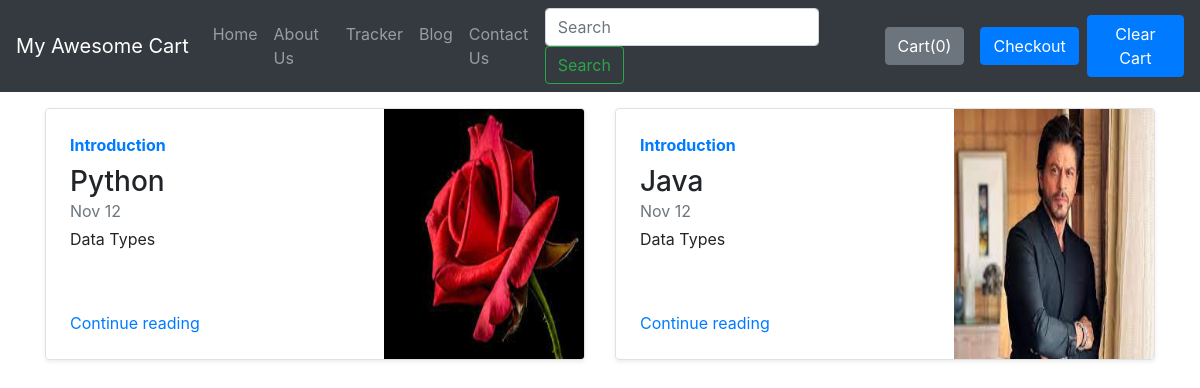
Screenshot of /blog/ with the database file from the repository.
### blog/models.py (models this page shows)
class BlogPost(models.Model):
    post_id=models.AutoField(primary_key=True)
    title=models.CharField(max_length=50)
    head0=models.CharField(max_length=500, default="")
    chead0=models.CharField(max_length=5000, default="")
    head1=models.CharField(max_length=500, default="")
    chead1=models.CharField(max_length=5000, default="")
    head2=models.CharField(max_length=500, default="")
    chead2=models.CharField(max_length=5000, default="")
    pub_date=models.DateField()
    thumbnail=models.ImageField(upload_to='shopee/images', default="")
    def __str__(self):
        return self.title

### blog/views.py (the view)
# urls.py: path('',views.index,name='BlogHome'),
def index(request):
    myposts=BlogPost.objects.all()
    print(myposts)
    return render(request,'blog/index.html',{'myposts':myposts})

### blog/templates/blog/index.html
{%extends 'blog/basic.html'%}
{%block body%}
<div class="container mt-3">
  <div class="row my-2">
    {% for item in myposts %}
    <div class="col-md-6">
      <div class="row no-gutters border rounded overflow-hidden flex-md-row mb-4 shadow-sm h-md-250 position-relative">
        <div class="col p-4 d-flex flex-column position-static">
          <strong class="d-inline-block mb-2 text-primary">
            {{item.head0}}
          </strong>
          <h3 class="mb-0">{{item.title}}</h3>
          <div class="mb-1 text-muted">Nov 12</div>
          <p class="card-text mb-auto">{{item.head1}}</p>
          <a href="blogpost/{{item.post_id}}" class="stretched-link">Continue reading</a>
        </div>
        <div class="col-auto d-none d-lg-block">
          <img src="/media/{{item.thumbnail}}" class="bd-placeholder-img" width="200" height="250"
            aria-label="Placeholder: Thumbnail"></img>
        </div>
      </div>
    </div>
    {% if forloop.counter|divisibleby:2%}
  </div>
  <div class="row my-2">
    {%endif%}
    {%endfor%}</div>
</div>
{%endblock%}

### rows the page displays
BlogPost: head0 "Introduction", title "Python", head1 "Data Types", thumbnail (picture)
BlogPost: head0 "Introduction", title "Java", head1 "Data Types", thumbnail (picture)
